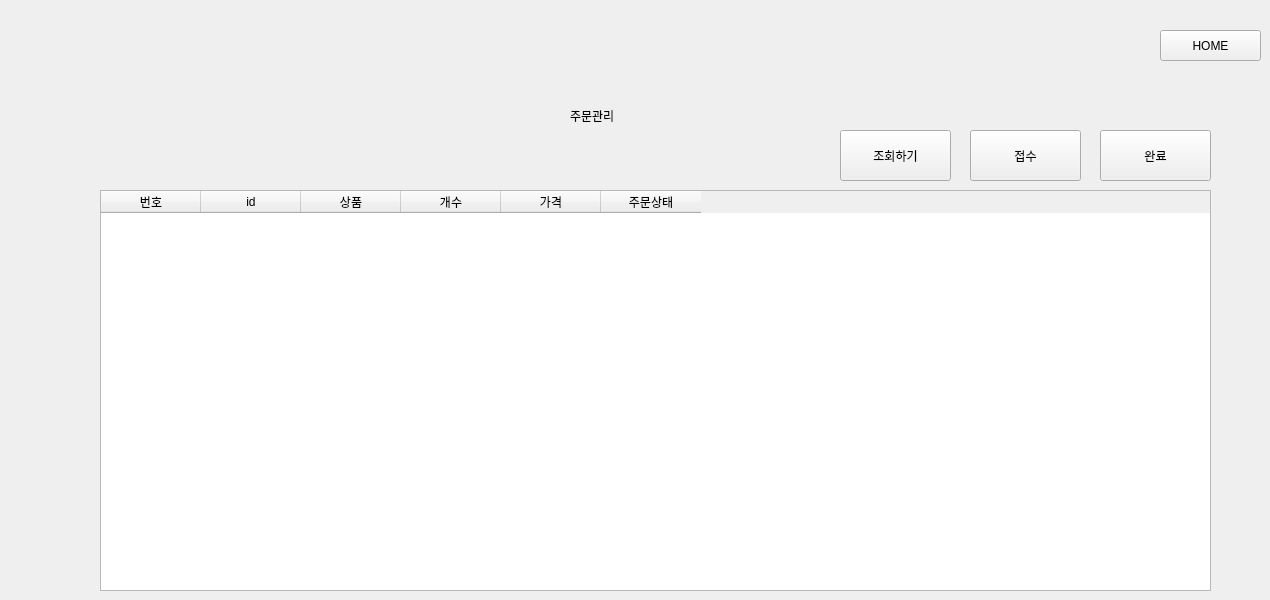
   <widget class="QWidget" name="page_3">
    <widget class="QLabel" name="label_11">
     <property name="geometry">
      <rect>
       <x>570</x>
       <y>90</y>
       <width>201</width>
       <height>51</height>
      </rect>
     </property>
     <property name="styleSheet">
      <string notr="true">font: 75 28pt &quot;Arial&quot;;</string>
     </property>
     <property name="text">
      <string>주문관리</string>
     </property>
    </widget>
    <widget class="QTableWidget" name="order_table">
     <property name="geometry">
      <rect>
       <x>100</x>
       <y>190</y>
       <width>1111</width>
       <height>401</height>
      </rect>
     </property>
     <column>
      <property name="text">
       <string>번호</string>
      </property>
     </column>
     <column>
      <property name="text">
       <string>id</string>
      </property>
     </column>
     <column>
      <property name="text">
       <string>상품</string>
      </property>
     </column>
     <column>
      <property name="text">
       <string>개수</string>
      </property>
     </column>
     <column>
      <property name="text">
       <string>가격</string>
      </property>
     </column>
     <column>
      <property name="text">
       <string>주문상태</string>
      </property>
     </column>
    </widget>
    <widget class="QPushButton" name="order_home_2">
     <property name="geometry">
      <rect>
       <x>1160</x>
       <y>30</y>
       <width>101</width>
       <height>31</height>
      </rect>
     </property>
     <property name="text">
      <string>HOME</string>
     </property>
    </widget>
    <widget class="QPushButton" name="inquire">
     <property name="geometry">
      <rect>
       <x>840</x>
       <y>130</y>
       <width>111</width>
       <height>51</height>
      </rect>
     </property>
     <property name="text">
      <string>조회하기</string>
     </property>
    </widget>
    <widget class="QPushButton" name="take_over">
     <property name="geometry">
      <rect>
       <x>970</x>
       <y>130</y>
       <width>111</width>
       <height>51</height>
      </rect>
     </property>
     <property name="text">
      <string>접수</string>
     </property>
    </widget>
    <widget class="QPushButton" name="complete">
     <property name="geometry">
      <rect>
       <x>1100</x>
       <y>130</y>
       <width>111</width>
       <height>51</height>
      </rect>
     </property>
     <property name="text">
      <string>완료</string>
     </property>
    </widget>
   </widget>
